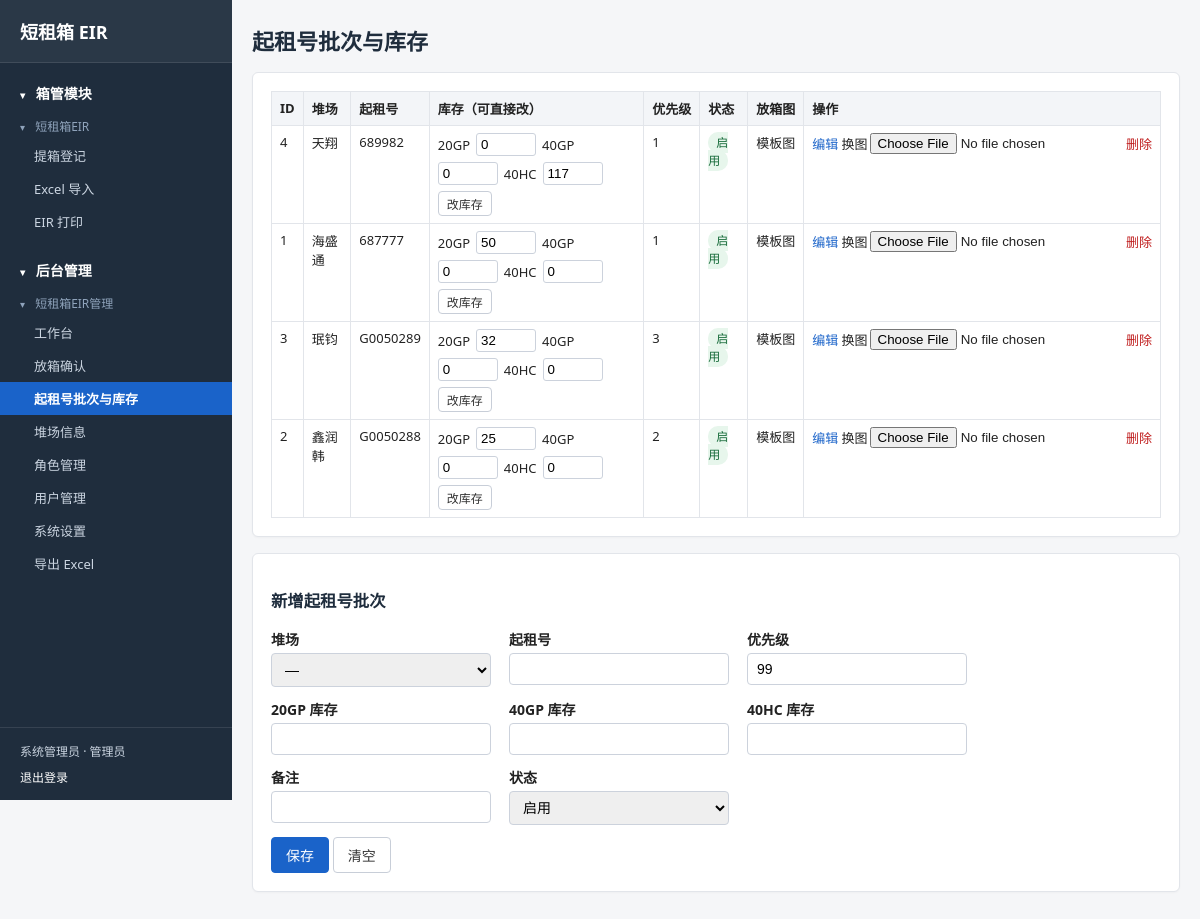
Screenshot of /admin/batches (signed in) with the database file from the repository.
### tables this page shows
CREATE TABLE users (id INTEGER PRIMARY KEY AUTOINCREMENT, username TEXT NOT NULL UNIQUE, password_hash TEXT NOT NULL, role TEXT NOT NULL, display_name TEXT, active INTEGER NOT NULL DEFAULT 1, created_at TEXT NOT NULL, last_login_at TEXT);

CREATE TABLE roles (
  key         TEXT PRIMARY KEY,
  label       TEXT NOT NULL,
  perms       TEXT NOT NULL DEFAULT '[]',
  is_builtin  INTEGER NOT NULL DEFAULT 0,
  created_at  TEXT NOT NULL,
  updated_at  TEXT NOT NULL
);

CREATE TABLE lease_batches (
  id          INTEGER PRIMARY KEY AUTOINCREMENT,
  yard_id     INTEGER NOT NULL REFERENCES yards(id) ON DELETE RESTRICT,
  lease_no    TEXT NOT NULL,
  priority    INTEGER NOT NULL DEFAULT 99,
  remark      TEXT,
  release_image_path TEXT,
  status      TEXT NOT NULL DEFAULT 'active',
  created_at  TEXT NOT NULL,
  updated_at  TEXT NOT NULL,
  UNIQUE(yard_id, lease_no)
);

CREATE TABLE yards (
  id          INTEGER PRIMARY KEY AUTOINCREMENT,
  full_name   TEXT NOT NULL,
  short_name  TEXT NOT NULL UNIQUE,
  address     TEXT NOT NULL DEFAULT '',
  phone       TEXT,
  work_hours  TEXT,
  template_key TEXT NOT NULL DEFAULT '',
  created_at  TEXT NOT NULL,
  updated_at  TEXT NOT NULL
);

### app/routes/admin_routes.py (the view)
@bp.route("/admin/batches")
@require_role("admin.batches")
def batches():
    db = get_db()
    rows = db.execute(
        "SELECT b.*, y.short_name AS yard_short, "
        "(SELECT COUNT(*) FROM eir_records e WHERE e.batch_id=b.id) AS eir_count "
        "FROM lease_batches b "
        "JOIN yards y ON y.id=b.yard_id ORDER BY y.short_name, b.priority, b.id"
    ).fetchall()
    stock_map = {}
    for s in db.execute("SELECT batch_id,container_type,available FROM batch_stock"):
        stock_map.setdefault(s["batch_id"], {})[s["container_type"]] = s["available"]
    yards = db.execute("SELECT * FROM yards ORDER BY short_name").fetchall()
    return render_template("admin/batches.html", rows=rows, stock_map=stock_map, yards=yards, types=config.CONTAINER_TYPES)

### app/auth.py (called while the page is built)
def all_permissions():
    from .nav import collect_permissions
    return collect_permissions()

def all_perm_keys():
    return {k for k, _ in all_permissions()}

def role_info(key, conn=None):
    row = (conn or get_db()).execute("SELECT * FROM roles WHERE key=?", (key,)).fetchone()
    if row:
        try:
            perms = set(json.loads(row["perms"] or "[]"))
        except (ValueError, TypeError):
            perms = set()
        return {"label": row["label"], "perms": perms, "is_builtin": bool(row["is_builtin"])}
    return {"label": ROLE_LABEL.get(key, key),
            "perms": set(_FALLBACK_PERMS.get(key, ())), "is_builtin": True}

def role_label(key):
    return role_info(key)["label"]

def role_perms(key):
    perms = role_info(key)["perms"]
    if SUPER_PERM in perms:
        return all_perm_keys()
    return perms

def current_user():
    uid = session.get("uid")
    if not uid:
        return None
    return get_db().execute("SELECT * FROM users WHERE id=? AND active=1", (uid,)).fetchone()

def require_role(perm):
    def deco(view):
        @wraps(view)
        def wrap(*a, **kw):
            user = current_user()
            if not user:
                return redirect(url_for("auth.login", next=request.path))
            granted = role_perms(user["role"])
            need = perm
            if perm == SUPER_PERM:
                need = SUPER_PERM
            ok = (SUPER_PERM in granted) if need == SUPER_PERM else (need in granted)
            if not ok:
                abort(403)
            return view(*a, **kw)
        return wrap
    return deco

### app/db.py (called while the page is built)
def _dict_factory(cursor, row):
    return {col[0]: row[i] for i, col in enumerate(cursor.description)}

def connect():
    conn = sqlite3.connect(config.DB_PATH, timeout=30)
    conn.row_factory = _dict_factory
    conn.execute("PRAGMA foreign_keys=ON")
    conn.execute("PRAGMA busy_timeout=15000")
    return conn

def get_db():
    if "db" not in g:
        g.db = connect()
    return g.db

### app/nav.py (called while the page is built)
def _children(node):
    return node.get("children") or []

def _leaf_perm(node):
    perms = node.get("perms")
    if perms:
        return perms[0]
    return node.get("endpoint")

def _walk_leaves(nodes):
    for node in nodes:
        kids = _children(node)
        if kids:
            for leaf in _walk_leaves(kids):
                yield leaf
        elif node.get("endpoint"):
            yield node

def build_menu(perms, current):
    return [_decorate(n, perms, current) for n in MENU if _visible(n, perms)]

### app/templates/admin/batches.html (shortened to what this page needs)
{% extends "base.html" %}
{% block content %}
<div class="page-head"><h1>起租号批次与库存</h1></div>
<div class="card">
<table class="grid">
  <thead><tr><th>ID</th><th>堆场</th><th>起租号</th><th colspan="3">库存（可直接改）</th><th>优先级</th><th>状态</th><th>放箱图</th><th>操作</th></tr></thead>
  <tbody>
  {% for r in rows %}
    {% set st = stock_map.get(r.id, {}) %}
    <tr>
      <td>{{ r.id }}</td><td>{{ r.yard_short }}</td><td>{{ r.lease_no }}</td>
      <td colspan="3">
        <form class="inline stock-form" method="post" action="{{ url_for('admin.batch_stock_update', bid=r.id) }}">
          20GP <input type="number" name="stock_20GP" min="0" value="{{ st.get('20GP', 0) }}" style="width:60px">
          40GP <input type="number" name="stock_40GP" min="0" value="{{ st.get('40GP', 0) }}" style="width:60px">
          40HC <input type="number" name="stock_40HC" min="0" value="{{ st.get('40HC', 0) }}" style="width:60px">
          <button type="submit" class="btn small">改库存</button>
        </form>
      </td>
      <td>{{ r.priority }}</td>
      <td><span class="badge {{ 'ok' if r.status=='active' else 'pending' }}">{{ '启用' if r.status=='active' else '关闭' }}</span></td>
      <td>{% if r.release_image_path %}<a href="{{ r.release_image_path }}" target="_blank">查看</a>{% else %}模板图{% endif %}</td>
      <td class="ops">
        <button class="link" data-batch-edit='{{ r|tojson }}'>编辑</button>
        <form class="inline" method="post" action="{{ url_for('admin.batch_image', bid=r.id) }}" enctype="multipart/form-data">
          <label class="inline-label">换图<input type="file" name="image" accept="image/*" required onchange="this.form.submit()"></label>
        </form>
        {% if r.eir_count > 0 %}
        <button class="link" disabled title="该起租号已放箱，关联 {{ r.eir_count }} 条 EIR，不能删除">删除</button>
        {% else %}
        <form class="inline" method="post" action="{{ url_for('admin.batch_delete', bid=r.id) }}">
          <button type="submit" class="link danger" data-confirm="确定删除起租号 {{ r.lease_no }}（#{{ r.id }}）？库存记录将一并清除，不可恢复。">删除</button>
        </form>
        {% endif %}
      </td>
    </tr>
  {% endfor %}
  </tbody>
</table>
</div>
<div class="card">
  <h3 id="batch-form-title">新增起租号批次</h3>
  <form method="post" action="{{ url_for('admin.batch_save') }}" class="form" id="batch-form">
    <div class="row">
      <label>堆场<select name="yard_id" id="b-yard" required><option value="">—</option>
        {% for y in yards %}<option value="{{ y.id }}">{{ y.short_name }}</option>{% endfor %}</select></label>
      <label>起租号<input name="lease_no" id="b-lease" required></label>
      <label>优先级<input type="number" name="priority" id="b-prio" value="99"></label>
    </div>
    <div class="row">
      <label>20GP 库存<input type="number" name="stock_20GP" id="b-20" min="0"></label>
      <label>40GP 库存<input type="number" name="stock_40GP" id="b-40" min="0"></label>
      <label>40HC 库存<input type="number" name="stock_40HC" id="b-40hc" min="0"></label>
    </div>
    <div class="row"><label>备注<input name="remark" id="b-remark"></label>
      <label>状态<select name="status" id="b-status"><option value="active">启用</option><option value="closed">关闭</option></select></label></div>
    <button type="submit" class="btn primary">保存</button>
    <button type="button" class="btn" id="b-reset">清空</button>
  </form>
</div>
{% endblock %}

### app/templates/base.html (shortened to what this page needs)
<!DOCTYPE html>
<html lang="zh-CN">
<head>
<link rel="stylesheet" href="{{ url_for('static', filename='css/app.css') }}">
</head>
<body{% if me %} class="with-sidebar"{% endif %}>
{% if me %}
<div class="layout">
  <aside class="sidebar">
    <a class="brand" href="{{ url_for('print.print_list') if me.role == 'printer' else url_for('front.pickups') }}">短租箱 EIR</a>
    <nav class="nav-tree">
      {% for l1 in nav_menu %}
      <details class="nav-l1" data-nav-key="l1:{{ l1.label }}" open>
        <summary class="nav-l1-title"><span class="arrow">▾</span> {{ l1.label }}</summary>
        {% for l2 in l1.children %}
        <details class="nav-l2" data-nav-key="l2:{{ l1.label }}/{{ l2.label }}" open>
          <summary class="nav-l2-title"><span class="arrow">▾</span> {{ l2.label }}</summary>
          <div class="nav-l3">
            {% if l2.children %}
              {% for item in l2.children %}
              <a class="nav-link{{ ' active' if item.active }}" href="{{ item.url }}">{{ item.label }}</a>
              {% endfor %}
            {% else %}
              <a class="nav-link{{ ' active' if l2.active }}" href="{{ l2.url }}">{{ l2.label }}</a>
            {% endif %}
          </div>
        </details>
        {% endfor %}
      </details>
      {% endfor %}
    </nav>
    <div class="sidebar-user">
      <span>{{ me.display_name or me.username }} · {{ role_label(me.role) }}</span>
      <a href="{{ url_for('auth.logout_view') }}">退出登录</a>
    </div>
  </aside>
  <div class="main-wrap">
{% endif %}
<main class="container">
  {% block content %}{% endblock %}
</main>
{% if me %}
  </div>
</div>
{% endif %}
</body>
</html>

### app/static/css/app.css (style rules this page uses)
* { box-sizing: border-box; }
body { margin:0; font-family: "Microsoft YaHei", "Segoe UI", Arial, sans-serif; font-size:14px; color:#222; background:#f5f6f8; }
a { color:#1a63c9; text-decoration:none; }
.layout { display:flex; min-height:100vh; }
.sidebar { width:232px; flex:0 0 232px; background:#1f2d3d; color:#cbd5e1; display:flex; flex-direction:column; position:sticky; top:0; height:100vh; overflow-y:auto; }
.sidebar .brand { display:block; padding:18px 20px; color:#fff; font-size:18px; font-weight:bold; text-decoration:none; border-bottom:1px solid rgba(255,255,255,.1); }
.nav-tree { flex:1; padding:12px 0; }
.nav-l1 { margin-bottom:14px; }
.nav-l1 summary, .nav-l2 summary { display:block; list-style:none; cursor:pointer; user-select:none; }
.nav-l1-title { padding:8px 20px; font-size:14px; font-weight:bold; color:#fff; }
.nav-l2-title { padding:6px 20px 4px; font-size:12px; color:#8fa3bb; }
.arrow { display:inline-block; width:12px; font-size:10px; transition:transform .15s; }
.nav-link { display:block; padding:7px 20px 7px 34px; font-size:13px; color:#cbd5e1; }
.nav-link.active { background:#1a63c9; color:#fff; font-weight:600; }
.sidebar-user { padding:14px 20px; border-top:1px solid rgba(255,255,255,.1); font-size:12px; color:#cbd5e1; display:flex; flex-direction:column; gap:8px; }
.sidebar-user a { color:#fff; }
.main-wrap { flex:1; min-width:0; }
.container { max-width:1200px; margin:0 auto; padding:24px 20px; }
.page-head { display:flex; justify-content:space-between; align-items:center; margin-bottom:16px; }
.page-head h1 { margin:0; font-size:22px; }
.card { background:#fff; border:1px solid #e2e5ea; border-radius:6px; padding:18px; margin-bottom:16px; box-shadow:0 1px 2px rgba(0,0,0,.03); }
h1,h2,h3 { color:#1f2d3d; }
.small { font-size:12px; }
.btn { display:inline-block; padding:7px 14px; border:1px solid #c8ced8; background:#fff; color:#333; border-radius:4px; cursor:pointer; font-size:14px; }
.btn.primary { background:#1a63c9; color:#fff; border-color:#1a63c9; }
.btn.danger, .link.danger { color:#c02020; }
.btn.small { padding:3px 8px; font-size:12px; }
.grid { width:100%; border-collapse:collapse; font-size:13px; }
.grid th, .grid td { border:1px solid #e2e5ea; padding:7px 8px; text-align:left; vertical-align:top; }
.grid th { background:#f3f5f8; font-weight:600; white-space:nowrap; }
.ops { white-space:nowrap; }
.ops a, .ops button, .link { color:#1a63c9; background:none; border:0; cursor:pointer; padding:0; font-size:13px; }
.inline { display:inline; }
.inline-label { display:inline-flex; align-items:center; gap:2px; }
.badge { padding:2px 8px; border-radius:10px; font-size:12px; }
.badge.ok { background:#e7f6ec; color:#176b3a; }
.form label { display:block; margin-bottom:12px; font-weight:600; }
.form label input, .form label select, .form input, .form select { display:block; margin-top:4px; padding:7px 9px; border:1px solid #ccd2dc; border-radius:4px; font-size:14px; min-width:220px; font-weight:normal; }
.form .row { display:flex; gap:18px; flex-wrap:wrap; }
.stock-form { display:flex; align-items:center; gap:6px; flex-wrap:wrap; }
.stock-form input { padding:3px 4px; border:1px solid #ccd2dc; border-radius:3px; }

### rows the page displays
users: display_name "系统管理员", role.label "管理员"
lease_batches: id "4", yard_short "天翔", lease_no "689982", stock_20GP "0", stock_40GP "0", stock_40HC "117", priority "1", status "启用"
lease_batches: id "1", yard_short "海盛通", lease_no "687777", stock_20GP "50", stock_40GP "0", stock_40HC "0", priority "1", status "启用"
lease_batches: id "3", yard_short "珉钧", lease_no "G0050289", stock_20GP "32", stock_40GP "0", stock_40HC "0", priority "3", status "启用"
lease_batches: id "2", yard_short "鑫润韩", lease_no "G0050288", stock_20GP "25", stock_40GP "0", stock_40HC "0", priority "2", status "启用"

### other values shown
{{ l1.label }} "箱管模块" "后台管理"
{{ l2.label }} "短租箱EIR" "短租箱EIR管理"
{{ item.label }} "提箱登记" "Excel 导入" "EIR 打印" "工作台" "放箱确认" "起租号批次与库存" "堆场信息" "角色管理" "用户管理" "系统设置" "导出 Excel"
